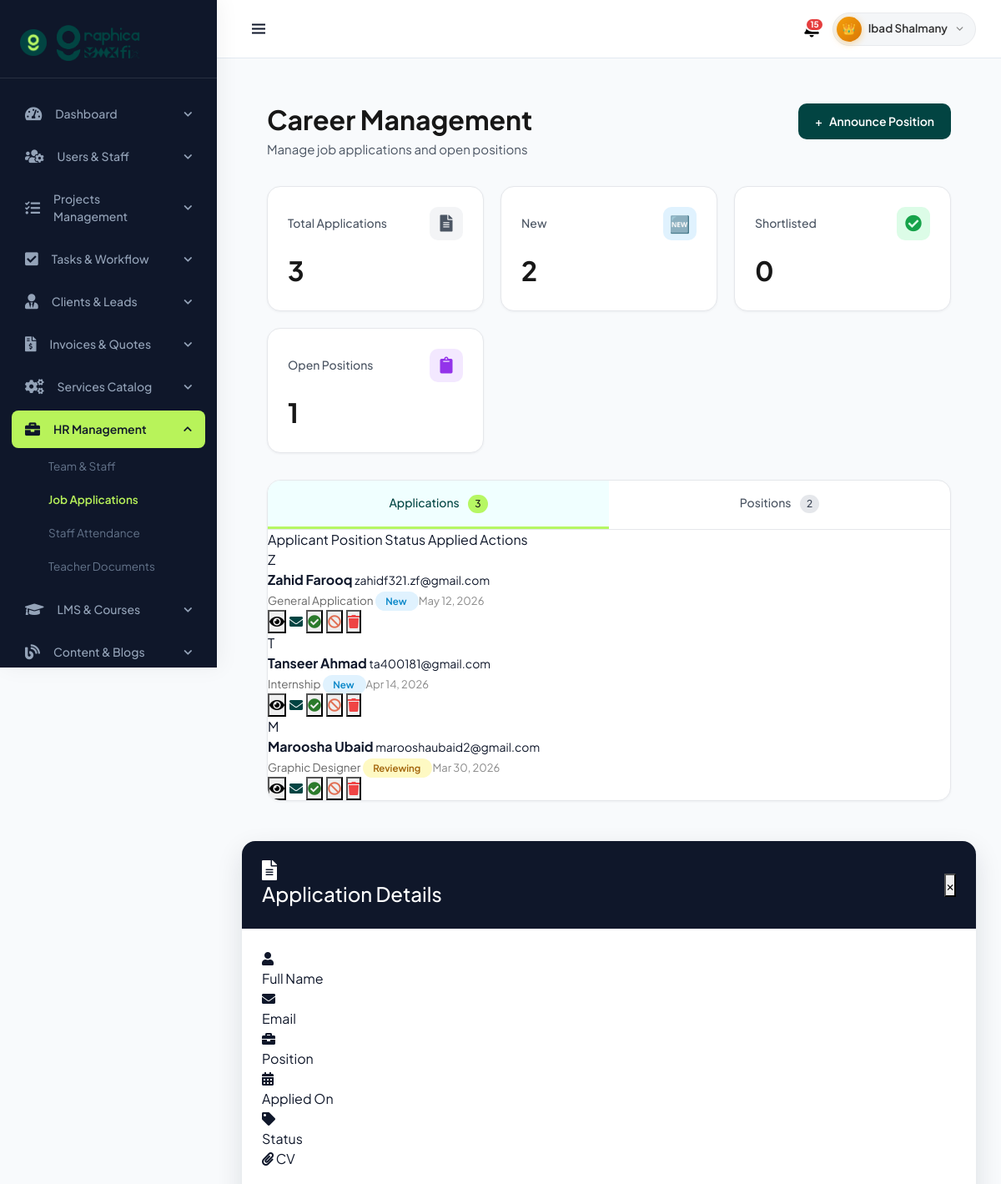
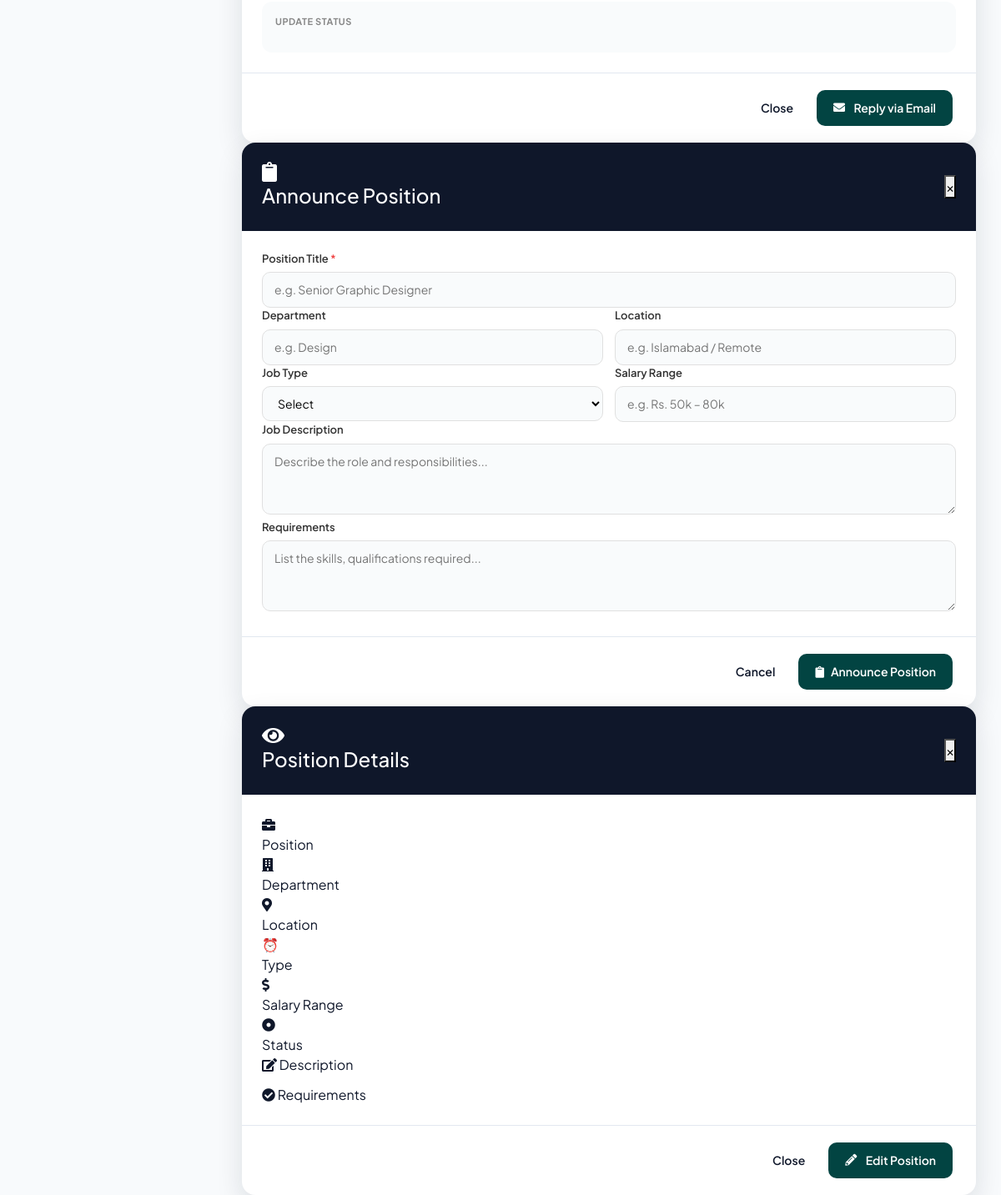
/admin/manage_applications.php (signed in), run on the app's committed database (2 pictures, top to bottom).
### tables this page shows
CREATE TABLE `users` (
  `user_id` int(11) NOT NULL,
  `name` varchar(40) NOT NULL,
  `phone` varchar(13) NOT NULL,
  `email` varchar(100) DEFAULT NULL,
  `username` varchar(50) NOT NULL,
  `role` varchar(50) NOT NULL DEFAULT 'student',
  `password` varchar(255) DEFAULT NULL,
  `created_at` timestamp NOT NULL DEFAULT current_timestamp(),
  `last_login` datetime DEFAULT NULL
);

CREATE TABLE `career_applications` (
  `id` int(11) NOT NULL,
  `name` varchar(150) DEFAULT NULL,
  `email` varchar(150) DEFAULT NULL,
  `phone` varchar(50) DEFAULT NULL,
  `position` varchar(150) DEFAULT NULL,
  `skills` text DEFAULT NULL,
  `portfolio` text DEFAULT NULL,
  `experience` varchar(100) DEFAULT NULL,
  `cv` varchar(255) DEFAULT NULL,
  `bio` text DEFAULT NULL,
  `applied_at` timestamp NOT NULL DEFAULT current_timestamp(),
  `status` varchar(20) NOT NULL DEFAULT 'new'
);

### admin/manage_applications.php (the view, shortened to what the rows shown need)
<?php
include 'dashboard_header.php';
$active_tab = isset($_GET['tab']) ? $_GET['tab'] : 'ms-applications';
$apps      = $conn->query("SELECT * FROM career_applications ORDER BY applied_at DESC");
$total     = $apps ? $apps->num_rows : 0;
function appAvatar($name) {
    $colors = ['pink','blue','green','orange','purple'];
    $char = isset($name[0]) ? strtoupper($name[0]) : 'A';
    return $colors[ord($char) % count($colors)];
}
function appTimeAgo($dt) {
    $diff = time() - strtotime($dt);
    return date("M j, Y", strtotime($dt));
}
function appStatusBadge($s) {
    $status = $s ? $s : 'new';
    switch($status) {
        case 'new':         return ['label'=>'New',         'bg'=>'#e0f2fe','color'=>'#0284c7'];
        case 'reviewing':   return ['label'=>'Reviewing',   'bg'=>'#fef9c3','color'=>'#a16207'];
    }
}
?>
<div class="height-100">
    <div class="manage-services-header">
        <div class="header-content">
            <h1>Career Management</h1>
        </div>
    </div>
    <div class="ms-tabs-container">
        <div class="ms-tab-contents">
            <div id="ms-applications" class="ms-tab-content <?php echo ($active_tab === 'ms-applications') ? 'active' : ''; ?>" style="display: <?php echo ($active_tab === 'ms-applications') ? 'block' : 'none'; ?>;">
                <div class="main-card">
                    <div class="main-table">
                        <?php if ($total > 0): while ($app = $apps->fetch_assoc()):
                            $badge = appStatusBadge(isset($app['status']) ? $app['status'] : 'new');
                            $name = isset($app['name']) ? $app['name'] : 'Unknown';
                            $email = isset($app['email']) ? $app['email'] : '';
                            $position = isset($app['position']) ? $app['position'] : '';
                            $date = isset($app['applied_at']) ? $app['applied_at'] : '';
                            $cv = isset($app['cv']) ? $app['cv'] : '';
                        ?>
                        <div class="table-row" style="grid-template-columns:2fr 1.5fr 1fr 1fr 1fr;">
                            <div class="client">
                                <div class="avatar <?php echo appAvatar($name); ?>"><?php echo strtoupper($name[0]); ?></div>
                                <div>
                                    <strong><?php echo htmlspecialchars($name); ?></strong>
                                    <small><?php echo htmlspecialchars($email); ?></small>
                                </div>
                            </div>
                            <span data-label="Position" style="font-size:13.5px;color:#666;"><?php echo htmlspecialchars($position); ?></span>
                            <span>
                                <span style="background:<?php echo $badge['bg']; ?>;color:<?php echo $badge['color']; ?>;padding:4px 12px;border-radius:20px;font-size:11.5px;font-weight:600;white-space:nowrap;">
                                    <?php echo $badge['label']; ?>
                                </span>
                            </span>
                            <span data-label="Applied" style="font-size:13px;color:#888;"><?php echo appTimeAgo($date); ?></span>
                            <div style="display:flex;align-items:center;gap:4px;">
                                <button class="dots view-app" title="View"
                                    data-id="<?php echo $app['id']; ?>"
                                    data-name="<?php echo htmlspecialchars($name); ?>"
                                    data-email="<?php echo htmlspecialchars($email); ?>"
                                    data-position="<?php echo htmlspecialchars($position); ?>"
                                    data-status="<?php echo htmlspecialchars(isset($app['status']) ? $app['status'] : 'new'); ?>"
                                    data-date="<?php echo date('M j, Y g:i A', strtotime($date)); ?>"
                                    data-cv="<?php echo htmlspecialchars($cv); ?>"><i class="fas fa-eye"></i>️</button>
                                <a class="dots" href="mailto:<?php echo htmlspecialchars($email); ?>?subject=Re: your application for <?php echo urlencode($position); ?>" style="text-decoration:none;" title="Reply"><i class="fas fa-envelope"></i>️</a>
                                <form method="POST" style="display:inline;">
                                    <button type="submit" class="dots" title="Shortlist" style="color:#2b7a2b;"><i class="fas fa-check-circle"></i></button>
                                </form>
                                <form method="POST" style="display:inline;" onsubmit="return confirm('Reject this application?');">
                                    <button type="submit" class="dots" title="Reject" style="color:#e17055;"><i class="fas fa-ban"></i></button>
                                </form>
                                <form method="POST" style="display:inline;" onsubmit="return confirm('Delete permanently?');">
                                    <button type="submit" class="dots" title="Delete" style="color:#ef4444;"><i class="fas fa-trash"></i>️</button>
                                </form>
                            </div>
                        </div>
                        <?php endwhile; endif; ?>
                    </div>
                </div>
            </div>
        </div>
    </div>
</div>
<?php include('dashboard_footer.php'); ?>

### admin/dashboard_header.php (shortened to what the rows shown need)
<?php
require_once __DIR__ . '/../core/config.php';
$username = $_SESSION['username'];
$result   = mysqli_query($conn, "SELECT * FROM users WHERE username = '$username'");
$data     = mysqli_fetch_assoc($result);
$name    = $data['name'];
$role    = strtolower($data['role']);
$is_super_admin   = ($role === 'super_admin' || $role === 'superadmin');
?>
<!DOCTYPE html>
<html>
<head>
    <link href="<?= BASE_URL ?>assets/css/bootstrap.css" rel="stylesheet">
    <link href="<?= BASE_URL ?>assets/css/style.css?v=<?= time() ?>" rel="stylesheet">
    <link rel="stylesheet" href="https://cdnjs.cloudflare.com/ajax/libs/font-awesome/5.15.4/css/all.min.css" />
    <link href='https://cdn.jsdelivr.net/npm/bootstrap@5.0.0-beta1/dist/css/bootstrap.min.css' rel='stylesheet'>
    <link href='https://cdn.jsdelivr.net/npm/boxicons@latest/css/boxicons.min.css' rel='stylesheet'>
    <link href="<?= BASE_URL ?>assets/css/dashboard.css?v=<?= time() ?>" rel="stylesheet">
    <link href="https://cdn.quilljs.com/1.3.6/quill.snow.css" rel="stylesheet">
</head>
<body id="body-pd">
<div class="header mb-5" id="header">
    <div class="header-right">
        <?php
        $avatar_style = $is_super_admin
            ? 'background: linear-gradient(135deg, #f59e0b 0%, #d97706 100%) !important; color: #fff !important; box-shadow: 0 2px 8px rgba(245, 158, 11, 0.4);'
            : ($role === 'admin' ? 'background: linear-gradient(135deg, #024442 0%, #035e5b 100%) !important; color: #fff !important;' : '');
        ?>
        <div class="header-profile-wrap" id="headerProfileWrap">
            <button type="button" class="header-profile-btn" onclick="toggleProfileMenu()">
                <div class="header-avatar" style="<?= $avatar_style ?>"><?= $is_super_admin ? '👑' : strtoupper(substr($name, 0, 1)) ?></div>
                <span class="header-name"><?= htmlspecialchars($name) ?></span>
                <svg class="header-chevron" width="13" height="13" viewBox="0 0 24 24" fill="none" stroke="currentColor" stroke-width="2.5" stroke-linecap="round" stroke-linejoin="round">
                    <polyline points="6 9 12 15 18 9"/>
                </svg>
            </button>
        </div>
    </div>
</div>

### data on the page
users: name "Ibad Shalmany"
career_applications: name "Z", name "Zahid Farooq", email "zahidf321.zf@gmail.com", position "General Application", status "New", applied_at "May 12, 2026"
career_applications: name "T", name "Tanseer Ahmad", email "ta400181@gmail.com", position "Internship", status "New", applied_at "Apr 14, 2026"
career_applications: name "M", name "Maroosha Ubaid", email "marooshaubaid2@gmail.com", position "Graphic Designer", status "Reviewing", applied_at "Mar 30, 2026"

### other printed values
$unreadCount "15"
$menu['title'] "Dashboard"
$menu['title'] "Users & Staff"
$menu['title'] "Projects Management"
$menu['title'] "Tasks & Workflow"
$menu['title'] "Clients & Leads"
$menu['title'] "Invoices & Quotes"
$menu['title'] "Services Catalog"
$menu['title'] "HR Management"
$sub['title'] "Team & Staff"
$sub['title'] "Job Applications"
$sub['title'] "Staff Attendance"
$sub['title'] "Teacher Documents"
$menu['title'] "LMS & Courses"
$menu['title'] "Content & Blogs"
